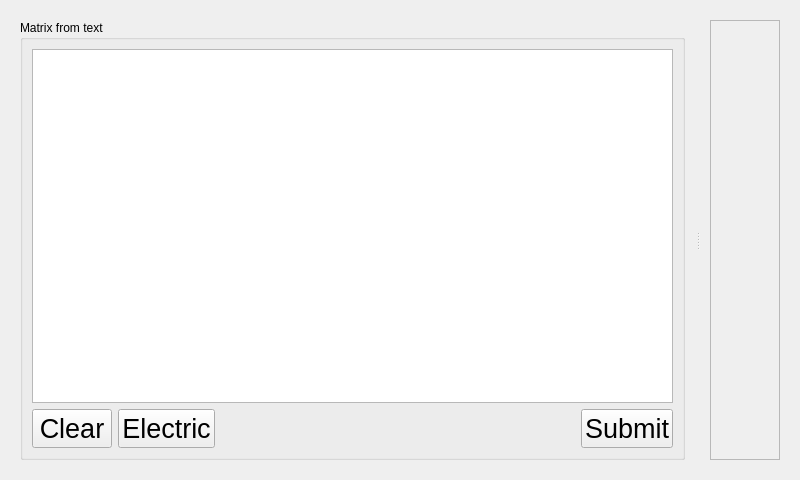
<?xml version="1.0" encoding="UTF-8"?>
<ui version="4.0">
 <class>MME</class>
 <widget class="QWidget" name="MME">
  <property name="geometry">
   <rect>
    <x>0</x>
    <y>0</y>
    <width>800</width>
    <height>480</height>
   </rect>
  </property>
  <property name="minimumSize">
   <size>
    <width>20</width>
    <height>20</height>
   </size>
  </property>
  <property name="baseSize">
   <size>
    <width>800</width>
    <height>480</height>
   </size>
  </property>
  <property name="windowTitle">
   <string>Form</string>
  </property>
  <layout class="QVBoxLayout" name="verticalLayout_5">
   <item>
    <widget class="QStackedWidget" name="stackedWidget">
     <property name="currentIndex">
      <number>1</number>
     </property>
     <widget class="QWidget" name="mainPage">
      <layout class="QVBoxLayout" name="verticalLayout_8">
       <item>
        <widget class="QSplitter" name="buttonsSplitter">
         <property name="orientation">
          <enum>Qt::Horizontal</enum>
         </property>
         <property name="handleWidth">
          <number>25</number>
         </property>
         <widget class="QWidget" name="layoutWidget">
          <layout class="QHBoxLayout" name="horizontalLayout_3">
           <item>
            <widget class="QSplitter" name="logSplitter">
             <property name="orientation">
              <enum>Qt::Vertical</enum>
             </property>
             <property name="handleWidth">
              <number>15</number>
             </property>
             <widget class="QWidget" name="layoutWidget">
              <layout class="QVBoxLayout" name="verticalLayout_2">
               <item>
                <layout class="QVBoxLayout" name="matrixLayout"/>
               </item>
               <item>
                <layout class="QHBoxLayout" name="horizontalLayout_5">
                 <item>
                  <widget class="QLineEdit" name="command">
                   <property name="styleSheet">
                    <string notr="true"/>
                   </property>
                  </widget>
                 </item>
                 <item>
                  <widget class="QPushButton" name="pushButton">
                   <property name="maximumSize">
                    <size>
                     <width>27</width>
                     <height>16777215</height>
                    </size>
                   </property>
                   <property name="text">
                    <string>C</string>
                   </property>
                  </widget>
                 </item>
                </layout>
               </item>
              </layout>
             </widget>
             <widget class="QTextBrowser" name="log">
              <property name="styleSheet">
               <string notr="true"/>
              </property>
             </widget>
            </widget>
           </item>
           <item>
            <layout class="QVBoxLayout" name="verticalLayout_4">
             <item>
              <layout class="QVBoxLayout" name="rowLayout">
               <property name="spacing">
                <number>2</number>
               </property>
               <property name="sizeConstraint">
                <enum>QLayout::SetMaximumSize</enum>
               </property>
              </layout>
             </item>
             <item>
              <spacer name="verticalSpacer">
               <property name="orientation">
                <enum>Qt::Vertical</enum>
               </property>
               <property name="sizeHint" stdset="0">
                <size>
                 <width>20</width>
                 <height>40</height>
                </size>
               </property>
              </spacer>
             </item>
            </layout>
           </item>
          </layout>
         </widget>
         <widget class="QWidget" name="layoutWidget">
          <layout class="QVBoxLayout" name="verticalLayout">
           <item>
            <layout class="QHBoxLayout" name="horizontalLayout">
             <item>
              <widget class="QLineEdit" name="rowEdit">
               <property name="sizePolicy">
                <sizepolicy hsizetype="Fixed" vsizetype="Fixed">
                 <horstretch>0</horstretch>
                 <verstretch>0</verstretch>
                </sizepolicy>
               </property>
               <property name="maximumSize">
                <size>
                 <width>35</width>
                 <height>35</height>
                </size>
               </property>
               <property name="baseSize">
                <size>
                 <width>0</width>
                 <height>0</height>
                </size>
               </property>
               <property name="styleSheet">
                <string notr="true"/>
               </property>
               <property name="text">
                <string>3</string>
               </property>
               <property name="alignment">
                <set>Qt::AlignCenter</set>
               </property>
              </widget>
             </item>
             <item>
              <widget class="QLabel" name="label">
               <property name="sizePolicy">
                <sizepolicy hsizetype="Maximum" vsizetype="Preferred">
                 <horstretch>0</horstretch>
                 <verstretch>0</verstretch>
                </sizepolicy>
               </property>
               <property name="text">
                <string>×</string>
               </property>
              </widget>
             </item>
             <item>
              <widget class="QLineEdit" name="colEdit">
               <property name="sizePolicy">
                <sizepolicy hsizetype="Fixed" vsizetype="Fixed">
                 <horstretch>0</horstretch>
                 <verstretch>0</verstretch>
                </sizepolicy>
               </property>
               <property name="maximumSize">
                <size>
                 <width>35</width>
                 <height>35</height>
                </size>
               </property>
               <property name="styleSheet">
                <string notr="true"/>
               </property>
               <property name="text">
                <string>3</string>
               </property>
               <property name="alignment">
                <set>Qt::AlignCenter</set>
               </property>
              </widget>
             </item>
             <item>
              <widget class="QPushButton" name="clearButton">
               <property name="sizePolicy">
                <sizepolicy hsizetype="Maximum" vsizetype="Fixed">
                 <horstretch>0</horstretch>
                 <verstretch>0</verstretch>
                </sizepolicy>
               </property>
               <property name="font">
                <font>
                 <pointsize>16</pointsize>
                </font>
               </property>
               <property name="text">
                <string>Clear</string>
               </property>
              </widget>
             </item>
             <item>
              <widget class="QPushButton" name="undoButton">
               <property name="sizePolicy">
                <sizepolicy hsizetype="Maximum" vsizetype="Fixed">
                 <horstretch>0</horstretch>
                 <verstretch>0</verstretch>
                </sizepolicy>
               </property>
               <property name="font">
                <font>
                 <pointsize>16</pointsize>
                </font>
               </property>
               <property name="text">
                <string>Undo</string>
               </property>
              </widget>
             </item>
            </layout>
           </item>
           <item>
            <layout class="QGridLayout" name="gridLayout">
             <property name="topMargin">
              <number>9</number>
             </property>
             <property name="bottomMargin">
              <number>9</number>
             </property>
             <property name="verticalSpacing">
              <number>12</number>
             </property>
             <item row="0" column="0">
              <widget class="QPushButton" name="plusButton">
               <property name="sizePolicy">
                <sizepolicy hsizetype="Maximum" vsizetype="Fixed">
                 <horstretch>0</horstretch>
                 <verstretch>0</verstretch>
                </sizepolicy>
               </property>
               <property name="font">
                <font>
                 <pointsize>16</pointsize>
                </font>
               </property>
               <property name="text">
                <string>+</string>
               </property>
              </widget>
             </item>
             <item row="0" column="1">
              <widget class="QPushButton" name="mulButton">
               <property name="sizePolicy">
                <sizepolicy hsizetype="Maximum" vsizetype="Fixed">
                 <horstretch>0</horstretch>
                 <verstretch>0</verstretch>
                </sizepolicy>
               </property>
               <property name="font">
                <font>
                 <pointsize>16</pointsize>
                </font>
               </property>
               <property name="text">
                <string>*</string>
               </property>
              </widget>
             </item>
             <item row="0" column="2">
              <widget class="QPushButton" name="identityButton">
               <property name="sizePolicy">
                <sizepolicy hsizetype="Maximum" vsizetype="Fixed">
                 <horstretch>0</horstretch>
                 <verstretch>0</verstretch>
                </sizepolicy>
               </property>
               <property name="font">
                <font>
                 <pointsize>16</pointsize>
                </font>
               </property>
               <property name="text">
                <string>+E</string>
               </property>
              </widget>
             </item>
             <item row="1" column="0">
              <widget class="QPushButton" name="minusButton">
               <property name="sizePolicy">
                <sizepolicy hsizetype="Maximum" vsizetype="Fixed">
                 <horstretch>0</horstretch>
                 <verstretch>0</verstretch>
                </sizepolicy>
               </property>
               <property name="font">
                <font>
                 <pointsize>16</pointsize>
                </font>
               </property>
               <property name="text">
                <string>-</string>
               </property>
              </widget>
             </item>
             <item row="1" column="1">
              <widget class="QPushButton" name="divButton">
               <property name="sizePolicy">
                <sizepolicy hsizetype="Maximum" vsizetype="Fixed">
                 <horstretch>0</horstretch>
                 <verstretch>0</verstretch>
                </sizepolicy>
               </property>
               <property name="font">
                <font>
                 <pointsize>16</pointsize>
                </font>
               </property>
               <property name="text">
                <string>/</string>
               </property>
              </widget>
             </item>
             <item row="1" column="2">
              <widget class="QPushButton" name="detButton">
               <property name="font">
                <font>
                 <pointsize>16</pointsize>
                </font>
               </property>
               <property name="text">
                <string>Det</string>
               </property>
              </widget>
             </item>
             <item row="2" column="0">
              <widget class="QPushButton" name="oneButton">
               <property name="sizePolicy">
                <sizepolicy hsizetype="Maximum" vsizetype="Fixed">
                 <horstretch>0</horstretch>
                 <verstretch>0</verstretch>
                </sizepolicy>
               </property>
               <property name="font">
                <font>
                 <pointsize>16</pointsize>
                </font>
               </property>
               <property name="text">
                <string>1</string>
               </property>
              </widget>
             </item>
             <item row="2" column="1">
              <widget class="QPushButton" name="threeButton">
               <property name="sizePolicy">
                <sizepolicy hsizetype="Maximum" vsizetype="Fixed">
                 <horstretch>0</horstretch>
                 <verstretch>0</verstretch>
                </sizepolicy>
               </property>
               <property name="font">
                <font>
                 <pointsize>16</pointsize>
                </font>
               </property>
               <property name="text">
                <string>3</string>
               </property>
              </widget>
             </item>
             <item row="2" column="2">
              <widget class="QPushButton" name="bareissButton">
               <property name="sizePolicy">
                <sizepolicy hsizetype="Maximum" vsizetype="Fixed">
                 <horstretch>0</horstretch>
                 <verstretch>0</verstretch>
                </sizepolicy>
               </property>
               <property name="sizeIncrement">
                <size>
                 <width>0</width>
                 <height>0</height>
                </size>
               </property>
               <property name="font">
                <font>
                 <pointsize>16</pointsize>
                </font>
               </property>
               <property name="text">
                <string>Bareiss</string>
               </property>
              </widget>
             </item>
             <item row="3" column="0">
              <widget class="QPushButton" name="twoButton">
               <property name="sizePolicy">
                <sizepolicy hsizetype="Maximum" vsizetype="Fixed">
                 <horstretch>0</horstretch>
                 <verstretch>0</verstretch>
                </sizepolicy>
               </property>
               <property name="font">
                <font>
                 <pointsize>16</pointsize>
                </font>
               </property>
               <property name="text">
                <string>2</string>
               </property>
              </widget>
             </item>
             <item row="3" column="1">
              <widget class="QPushButton" name="fourButton">
               <property name="sizePolicy">
                <sizepolicy hsizetype="Maximum" vsizetype="Fixed">
                 <horstretch>0</horstretch>
                 <verstretch>0</verstretch>
                </sizepolicy>
               </property>
               <property name="font">
                <font>
                 <pointsize>16</pointsize>
                </font>
               </property>
               <property name="text">
                <string>4</string>
               </property>
              </widget>
             </item>
             <item row="3" column="2">
              <widget class="QPushButton" name="transposeButton">
               <property name="sizePolicy">
                <sizepolicy hsizetype="Maximum" vsizetype="Fixed">
                 <horstretch>0</horstretch>
                 <verstretch>0</verstretch>
                </sizepolicy>
               </property>
               <property name="font">
                <font>
                 <pointsize>16</pointsize>
                </font>
               </property>
               <property name="text">
                <string>T</string>
               </property>
              </widget>
             </item>
             <item row="4" column="2">
              <widget class="QPushButton" name="mulLastColButton">
               <property name="font">
                <font>
                 <pointsize>16</pointsize>
                </font>
               </property>
               <property name="text">
                <string>*lastCol</string>
               </property>
              </widget>
             </item>
            </layout>
           </item>
           <item>
            <widget class="QPushButton" name="swapButton">
             <property name="sizePolicy">
              <sizepolicy hsizetype="Maximum" vsizetype="Fixed">
               <horstretch>0</horstretch>
               <verstretch>0</verstretch>
              </sizepolicy>
             </property>
             <property name="font">
              <font>
               <pointsize>16</pointsize>
              </font>
             </property>
             <property name="text">
              <string>Swap</string>
             </property>
            </widget>
           </item>
           <item>
            <layout class="QHBoxLayout" name="horizontalLayout_7">
             <item>
              <widget class="QPushButton" name="goButton">
               <property name="sizePolicy">
                <sizepolicy hsizetype="Expanding" vsizetype="Preferred">
                 <horstretch>0</horstretch>
                 <verstretch>0</verstretch>
                </sizepolicy>
               </property>
               <property name="font">
                <font>
                 <pointsize>16</pointsize>
                </font>
               </property>
               <property name="text">
                <string>Go</string>
               </property>
              </widget>
             </item>
             <item>
              <widget class="QPushButton" name="nextLayerButton">
               <property name="sizePolicy">
                <sizepolicy hsizetype="Maximum" vsizetype="Preferred">
                 <horstretch>0</horstretch>
                 <verstretch>0</verstretch>
                </sizepolicy>
               </property>
               <property name="font">
                <font>
                 <pointsize>16</pointsize>
                </font>
               </property>
               <property name="text">
                <string>-&gt;</string>
               </property>
               <property name="flat">
                <bool>false</bool>
               </property>
              </widget>
             </item>
            </layout>
           </item>
          </layout>
         </widget>
        </widget>
       </item>
      </layout>
     </widget>
     <widget class="QWidget" name="otherPage">
      <layout class="QVBoxLayout" name="verticalLayout_7">
       <item>
        <widget class="QSplitter" name="helpSplitter">
         <property name="orientation">
          <enum>Qt::Horizontal</enum>
         </property>
         <property name="handleWidth">
          <number>25</number>
         </property>
         <widget class="QGroupBox" name="textMatrixGroupBox">
          <property name="sizePolicy">
           <sizepolicy hsizetype="Expanding" vsizetype="Preferred">
            <horstretch>0</horstretch>
            <verstretch>0</verstretch>
           </sizepolicy>
          </property>
          <property name="title">
           <string>Matrix from text</string>
          </property>
          <layout class="QVBoxLayout" name="verticalLayout_3">
           <item>
            <widget class="QPlainTextEdit" name="textMatrixEdit">
             <property name="sizePolicy">
              <sizepolicy hsizetype="Expanding" vsizetype="Expanding">
               <horstretch>0</horstretch>
               <verstretch>0</verstretch>
              </sizepolicy>
             </property>
            </widget>
           </item>
           <item>
            <layout class="QHBoxLayout" name="horizontalLayout_6">
             <item>
              <widget class="QPushButton" name="clearTexMatrixButton">
               <property name="sizePolicy">
                <sizepolicy hsizetype="Maximum" vsizetype="Fixed">
                 <horstretch>0</horstretch>
                 <verstretch>0</verstretch>
                </sizepolicy>
               </property>
               <property name="font">
                <font>
                 <pointsize>20</pointsize>
                </font>
               </property>
               <property name="text">
                <string>Clear</string>
               </property>
              </widget>
             </item>
             <item>
              <widget class="QPushButton" name="electricButton">
               <property name="sizePolicy">
                <sizepolicy hsizetype="Maximum" vsizetype="Fixed">
                 <horstretch>0</horstretch>
                 <verstretch>0</verstretch>
                </sizepolicy>
               </property>
               <property name="font">
                <font>
                 <pointsize>20</pointsize>
                </font>
               </property>
               <property name="text">
                <string>Electric</string>
               </property>
              </widget>
             </item>
             <item>
              <spacer name="horizontalSpacer">
               <property name="orientation">
                <enum>Qt::Horizontal</enum>
               </property>
               <property name="sizeType">
                <enum>QSizePolicy::Expanding</enum>
               </property>
               <property name="sizeHint" stdset="0">
                <size>
                 <width>40</width>
                 <height>20</height>
                </size>
               </property>
              </spacer>
             </item>
             <item>
              <widget class="QPushButton" name="submitTextMatrixButton">
               <property name="sizePolicy">
                <sizepolicy hsizetype="Maximum" vsizetype="Fixed">
                 <horstretch>0</horstretch>
                 <verstretch>0</verstretch>
                </sizepolicy>
               </property>
               <property name="font">
                <font>
                 <pointsize>20</pointsize>
                </font>
               </property>
               <property name="text">
                <string>Submit</string>
               </property>
              </widget>
             </item>
            </layout>
           </item>
          </layout>
         </widget>
         <widget class="QScrollArea" name="scrollArea">
          <property name="widgetResizable">
           <bool>true</bool>
          </property>
          <widget class="QWidget" name="scrollAreaWidgetContents">
           <property name="geometry">
            <rect>
             <x>0</x>
             <y>0</y>
             <width>79</width>
             <height>442</height>
            </rect>
           </property>
           <layout class="QVBoxLayout" name="verticalLayout_6">
            <item>
             <widget class="QLabel" name="helpLabel">
              <property name="sizePolicy">
               <sizepolicy hsizetype="Minimum" vsizetype="Preferred">
                <horstretch>0</horstretch>
                <verstretch>0</verstretch>
               </sizepolicy>
              </property>
              <property name="text">
               <string/>
              </property>
              <property name="textFormat">
               <enum>Qt::RichText</enum>
              </property>
              <property name="alignment">
               <set>Qt::AlignLeading|Qt::AlignLeft|Qt::AlignTop</set>
              </property>
              <property name="wordWrap">
               <bool>true</bool>
              </property>
              <property name="openExternalLinks">
               <bool>true</bool>
              </property>
             </widget>
            </item>
           </layout>
          </widget>
         </widget>
        </widget>
       </item>
      </layout>
     </widget>
    </widget>
   </item>
  </layout>
 </widget>
 <resources/>
 <connections>
  <connection>
   <sender>pushButton</sender>
   <signal>clicked()</signal>
   <receiver>command</receiver>
   <slot>clear()</slot>
   <hints>
    <hint type="sourcelabel">
     <x>283</x>
     <y>173</y>
    </hint>
    <hint type="destinationlabel">
     <x>245</x>
     <y>171</y>
    </hint>
   </hints>
  </connection>
  <connection>
   <sender>clearTexMatrixButton</sender>
   <signal>clicked()</signal>
   <receiver>textMatrixEdit</receiver>
   <slot>clear()</slot>
   <hints>
    <hint type="sourcelabel">
     <x>72</x>
     <y>441</y>
    </hint>
    <hint type="destinationlabel">
     <x>72</x>
     <y>396</y>
    </hint>
   </hints>
  </connection>
 </connections>
</ui>
